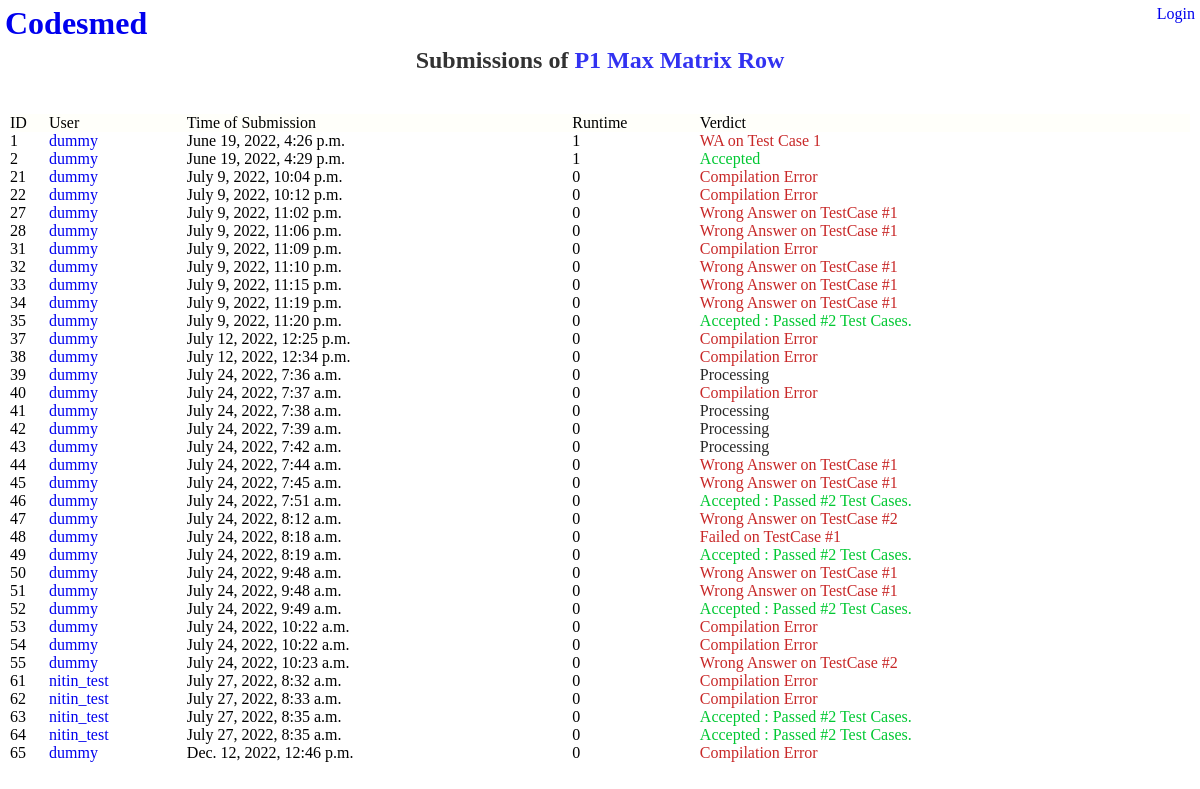
/submissions/1, run on an earlier commit of the app's database.
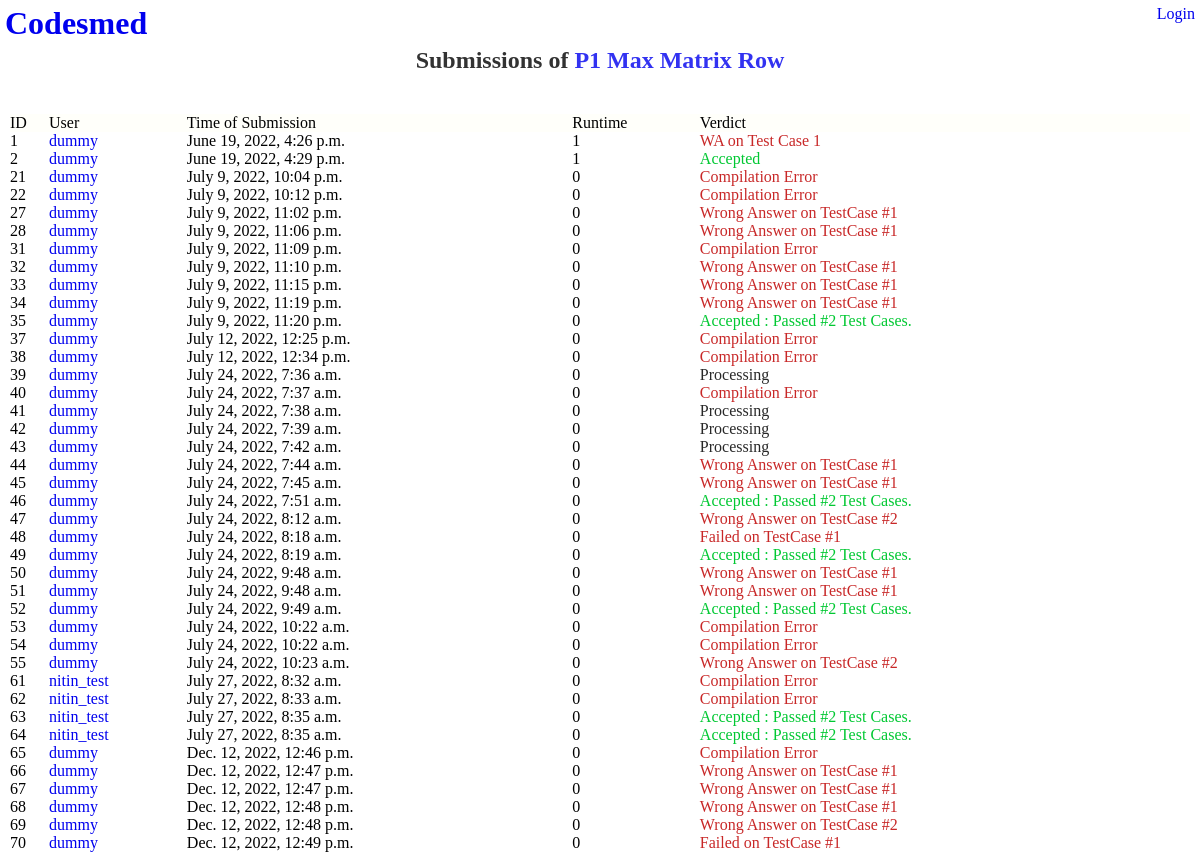
And on a later commit of the database.
### problems/models.py (models this page shows)
class Problem(models.Model) :
    name = models.CharField(max_length=200)
    data_dir_path = models.CharField(max_length=200)
    difficulty = models.IntegerField()
    num_testcases = models.IntegerField()
    time_limit = models.FloatField(default=1)

class Submission(models.Model) :
    user = models.ForeignKey(User, on_delete=models.CASCADE)
    problem = models.ForeignKey(Problem, on_delete=models.CASCADE)
    source_file_path = models.CharField(max_length=200)
    verdict = models.CharField(max_length=50) # Time Limit Exceeded on Test Case 1000 (37 chars)
    verdict_type = models.IntegerField()
    runtime = models.IntegerField()
    language_id = models.IntegerField()
    submission_time = models.DateTimeField()

### problems/views.py (the view)
# urls.py: path('submissions/<int:problem_id>', views.submissions_detail, name='submissions_detail_path'),
def submissions_detail(request, problem_id):
    problem = get_object_or_404(Problem, pk=problem_id)
    context = {'problem': problem} | get_cur_user_context(request)
    return render(request, 'problems/submissions_detail.html', context)

### problems/views.py (called while the page is built)
def get_cur_user_context(request):
    is_logged_in = True
    username = ''
    if not is_cur_user_logged_in(request) :
        is_logged_in = False
    else :
        username = request.user.username
    return {
        'is_logged_in' : is_logged_in,
        'username' : username,
    }

def is_cur_user_logged_in(request):
    return request.user.is_authenticated

### problems/templates/problems/submissions_detail.html (shortened to what this page needs)
{% extends "problems/base.html" %}
{% block content_root %}
<div id="content-root">
    <h2 class="heading2">Submissions of
        <a href="{% url 'problems:detail_submit_path' problem.id %}">
            P{{problem.id}} {{problem.name}}
        </a>
    </h2>
    <table>
        <thead>
            <td class="table-header-cell" >ID</td>
            <td class="table-header-cell" >User</td>
            <td class="table-header-cell" >Time of Submission</td>
            <td class="table-header-cell" >Runtime</td>
            <td class="table-header-cell" >Verdict</td>
        </thead>
    <tbody>
        {% for submission in problem.submission_set.all %}
        <tr id="submission-{{submission.id}}">
            <td>{{submission.id}}</td>
            <td>
                <a href="{% url 'problems:user_profile_path' submission.user.username %}">{{submission.user.username}}</a>
            </td>
            <td>{{submission.submission_time}}</td>
            <td>{{submission.runtime}}</td>
            <td class="verdict-text-{{submission.verdict_type}}">{{submission.verdict}}</td>
        </tr>
        {% endfor %}
    </tbody>
    </table>
</div>
{% endblock content_root %}

### problems/templates/problems/base.html (shortened to what this page needs)
<!DOCTYPE html>
<html>
    <head>
        {% load static %}
        {% block static_loads %}
        <link rel="stylesheet" type="text/css" href="{% static '/problems/styles/common.css' %}"/>
        {% endblock static_loads %}
    </head>
    <body>
        {% block header_root %}
        <div id="header-root">
            <div class="main-heading">
                <h1>
                    <a href="{% url 'problems:index' %}" id="title-link" class="invisible-link">
                        Codesmed
                    </a>
                </h1>
            </div>
            <div id="user-profile-heading">
                {% if is_logged_in %}
                <a href = "{% url 'problems:user_profile_path' username %}"> My Profile </a>
                {% else %}
                <a href="{% url 'problems:login_page_path' %}" > Login </a>
                {% endif %}
            </div>
        </div>
        {% endblock header_root %}
        {% block content_root %}
        {% endblock content_root %}
    </body>
</html>

### problems/static/problems/styles/common.css (style rules this page uses)
:root { --primary_colour : #fffffa; --button_colour : rgba(80, 80, 80, 0.2); --ac_green_colour : rgb(0,200,50); --wa_red_colour : rgb(200,40,40); --tle_yellow_colour : rgb(150,80,50); --error_verdict_colour : rgb(40, 40, 40); }
* { padding: 0px; margin: 0px; }
h1 { padding : 5px; }
.heading2 { text-align: center; opacity: 0.8; margin-bottom: 5vh; }
a:link, a:visited { text-decoration: none; }
.table-header-cell { background-color: var(--primary_colour); margin: 0px; padding: 0px; }
table { border : 0px; border-spacing: 0px; padding-left: 10px; padding-right: 10px; width: 100%; }
thead { margin-bottom: 20px; }
.verdict-text--1 { color : var(--error_verdict_colour); }
.verdict-text-0 { color: var(--ac_green_colour); }
.verdict-text-1 { color: var(--wa_red_colour); }
.verdict-text-2 { color: var(--wa_red_colour); }
.verdict-text-5 { color: var(--wa_red_colour); }
#header-root { display: flex; }
.main-heading { flex:100%; }
#user-profile-heading { padding: 5px; }

What changed in the data, as far as the page shows it:
added Submission: id "66", user.username "dummy", submission_time "Dec. 12, 2022, 12:47 p.m.", runtime "0", verdict "Wrong Answer on TestCase #1"
added Submission: id "67", user.username "dummy", submission_time "Dec. 12, 2022, 12:47 p.m.", runtime "0", verdict "Wrong Answer on TestCase #1"
added Submission: id "68", user.username "dummy", submission_time "Dec. 12, 2022, 12:48 p.m.", runtime "0", verdict "Wrong Answer on TestCase #1"
added Submission: id "69", user.username "dummy", submission_time "Dec. 12, 2022, 12:48 p.m.", runtime "0", verdict "Wrong Answer on TestCase #2"
added Submission: id "70", user.username "dummy", submission_time "Dec. 12, 2022, 12:49 p.m.", runtime "0", verdict "Failed on TestCase #1"
